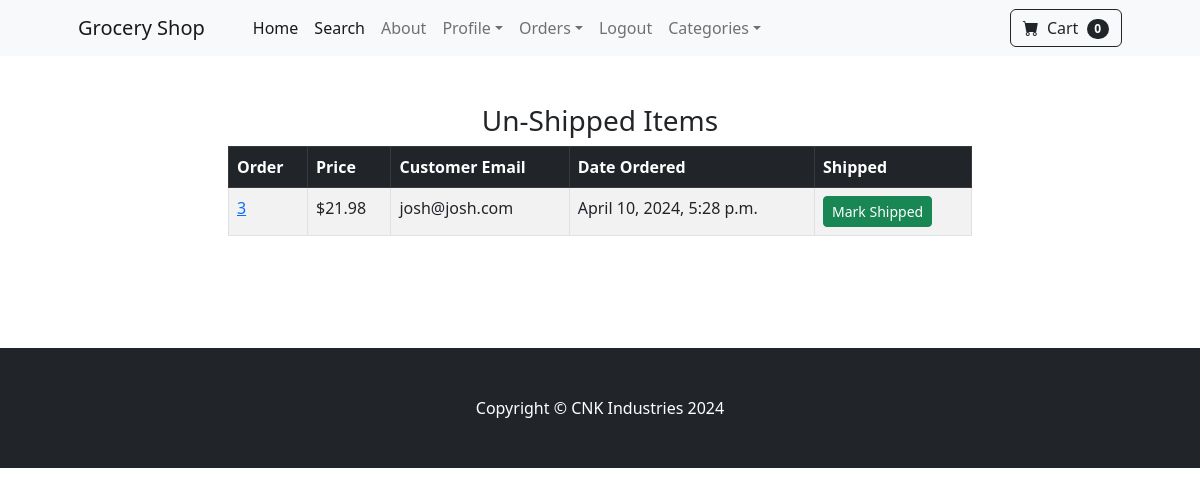
The page /payment/not_shipped_dash (signed in) on the database its author committed.
### payment/models.py (models this page shows, shortened)
class Order(models.Model):
	user = models.ForeignKey(User, on_delete=models.CASCADE, null=True, blank=True)
	full_name = models.CharField(max_length=250)
	email = models.EmailField(max_length=250)
	shipping_address = models.TextField(max_length=15000)
	amount_paid = models.DecimalField(max_digits=7, decimal_places=2)
	date_ordered = models.DateTimeField(auto_now_add=True)
	shipped = models.BooleanField(default=False)
	date_shipped = models.DateTimeField(blank=True, null=True)

### payment/views.py (the view, shortened to what this page needs)
# urls.py: path('not_shipped_dash', views.not_shipped_dash, name="not_shipped_dash"),
def not_shipped_dash(request):
	if request.user.is_authenticated and request.user.is_superuser:
		orders = Order.objects.filter(shipped=False)
		return render(request, "payment/not_shipped_dash.html", {"orders":orders})
	else:
		messages.success(request, "Access Denied")
		return redirect('home')

### cart/cart.py (called while the page is built)
	def __len__(self):
		return len(self.cart)

### cart/context_processors.py (called while the page is built)
def cart(request):
	return {'cart': Cart(request)}

### payment/templates/payment/not_shipped_dash.html (shortened to what this page needs)
{% extends 'base.html' %}
{% block content %}
        <div class="container">
        	<div class="row">
        		<center>
        			<div class="col-8">
        				<br/><br/>
<h3>Un-Shipped Items</h3>
<table class="table table-striped table-hover table-bordered">
  <thead class="table-dark">
    <tr>
      <th scope="col">Order</th>
      <th scope="col">Price</th>
      <th scope="col">Customer Email</th>
      <th scope="col">Date Ordered</th>
      <th scope="col">Shipped</th>
    </tr>
  </thead>
  <tbody>
  	{% for item in orders %}
    <tr>
      <td><a href="{% url 'orders' item.id %}">{{ item.id }}</a></td>
      <td>${{ item.amount_paid }}</td>
      <td>{{ item.email }}</td>
      <td>{{ item.date_ordered }}</td>
      <td>
        <form method="POST">
          <button type="Submit" class="btn btn-success btn-sm">Mark Shipped</button>
        </form>
      </td>
    </tr>
    {% endfor %}
  </tbody>
</table>
<br/><br/>
<br/><br/>
        			</div>
        		</center>
        	</div>
        </div>
{% endblock %}

### rows shown on the page
Order: id "3", amount_paid "21.98", email "josh@josh.com", date_ordered "April 10, 2024, 5:28 p.m."

### other values the page prints
{{ cart|length }} "0"
